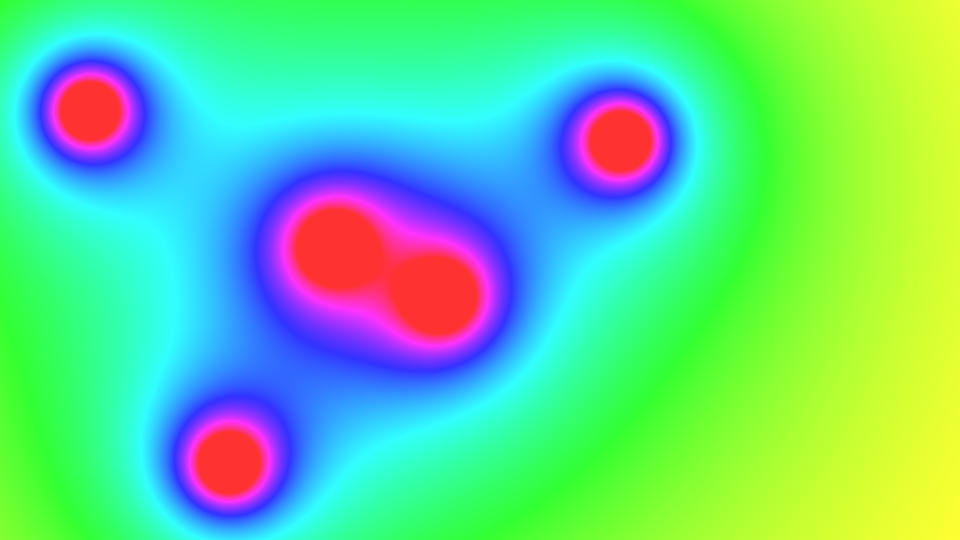
Frame 1 (no input)
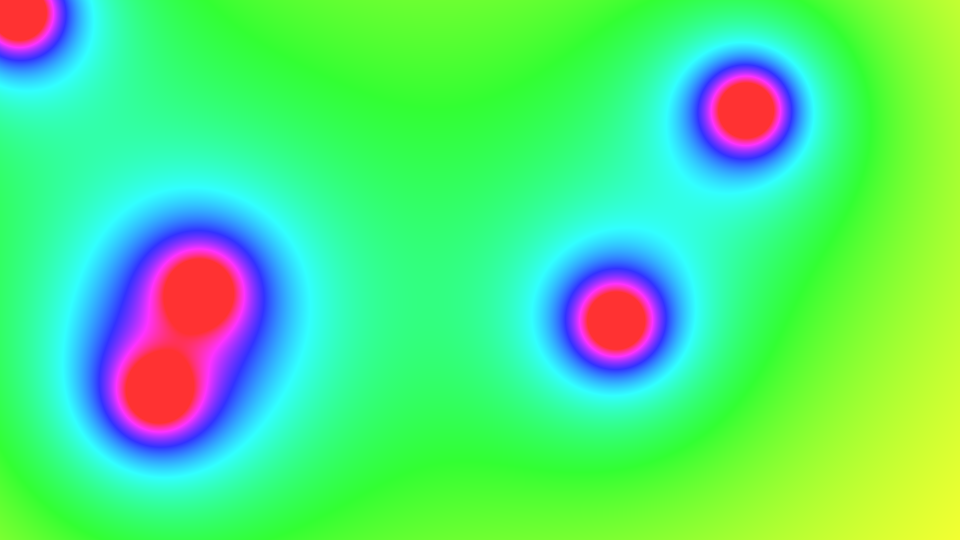
Frame 60 (the mouse pressed at the canvas centre just before this capture)
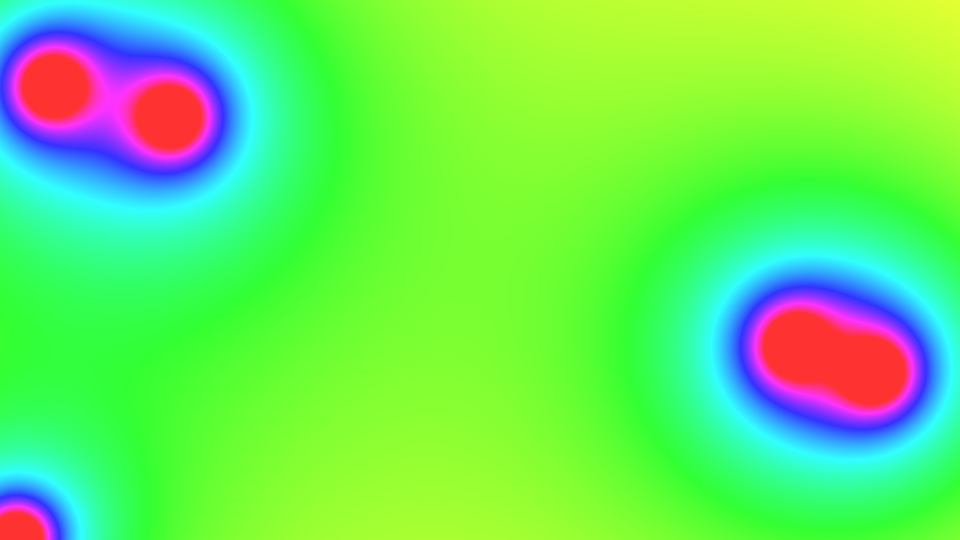
Frame 120 (the mouse held since frame 60 and released just before this capture)

The Processing sketch that drew these frames (run headless with seeded random() and noise(); from frame 60 on, the mouse is pressed at the canvas centre):

// Processing sketch: sketch_xxx_metaball
// ── sketch_xxx_metaball.pde
ArrayList<Blob> blobs = new ArrayList<Blob>();
int num = 5;
// setup関数 : 初回1度だけ実行される
void setup() {
  size(960, 540); // ウィンドウサイズを960px,540pxに
  colorMode(HSB, 360, 100, 100); // HSBでの色指定にする
  smooth(); // 描画を滑らかに
  for (int i = 0; i < num; i++) {
    Blob b = new Blob(random(width), random(height));
    blobs.add(b);
  }
}

// draw関数 : setup関数実行後繰り返し実行される
void draw() {
  loadPixels();
  for (int x = 0; x < width; x++) {
    for (int y = 0; y < height; y++) {
      int index = x + y * width;
      float sum = 0;
      for (Blob b : blobs) {
        float d = dist(x, y, b.pos.x, b.pos.y); 
        sum += 200 * b.r / d;
      }
      pixels[index] = color(sum, 80, 100);
    }
  }
  updatePixels();
  for (Blob b : blobs) {
    b.update();
  }
}
// ── Blob.pde
class Blob {
  PVector pos;
  float r;
  PVector vel;
  Blob(float x, float y) {
    pos = new PVector(x, y);
    r = 40;
    vel = PVector.random2D().mult(random(2,5));    
  }
  void update() {
    pos.add(vel);
    
    if(pos.x > width || pos.x < 0){
      vel.x *= -1;
    }
    if(pos.y > height || pos.y < 0){
      vel.y *= -1;
    }
  }
  void display() {
    //noFill();
    //stroke(0, 0, 100);
    //ellipse(pos.x, pos.y, r*2, r*2);
  }
}
